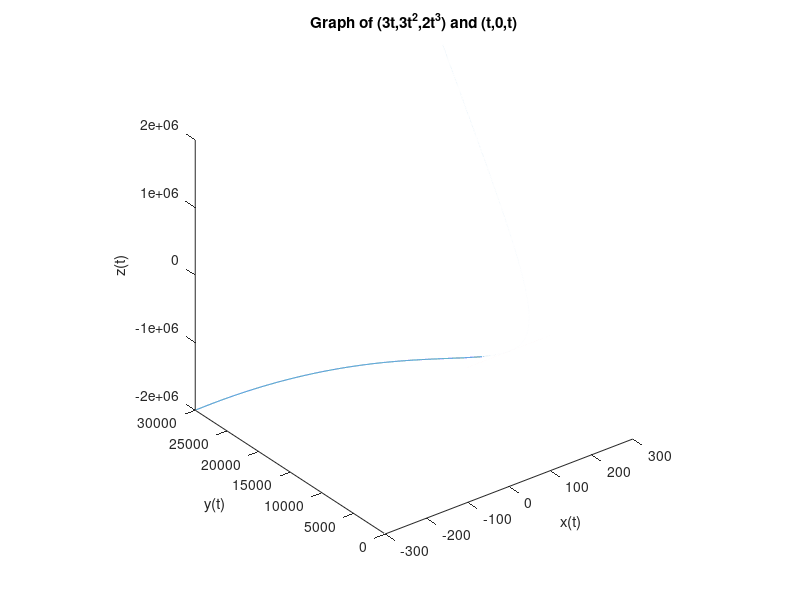

The MATLAB source for this figure:
%2023/09/09

t = -100:0.01:100;
xt = 3*t;
yt = 3*(t.^2);
zt = 2*(t.^3);

x1 = t;
y1 = 0*t;
z1 = t;

plot3(xt,yt,zt);

hold on

plot3(x1,y1,z1);
title('Graph of (3t,3t^{2},2t^{3}) and (t,0,t)')
xlabel('x(t)')
ylabel('y(t)')
zlabel('z(t)')


axis square